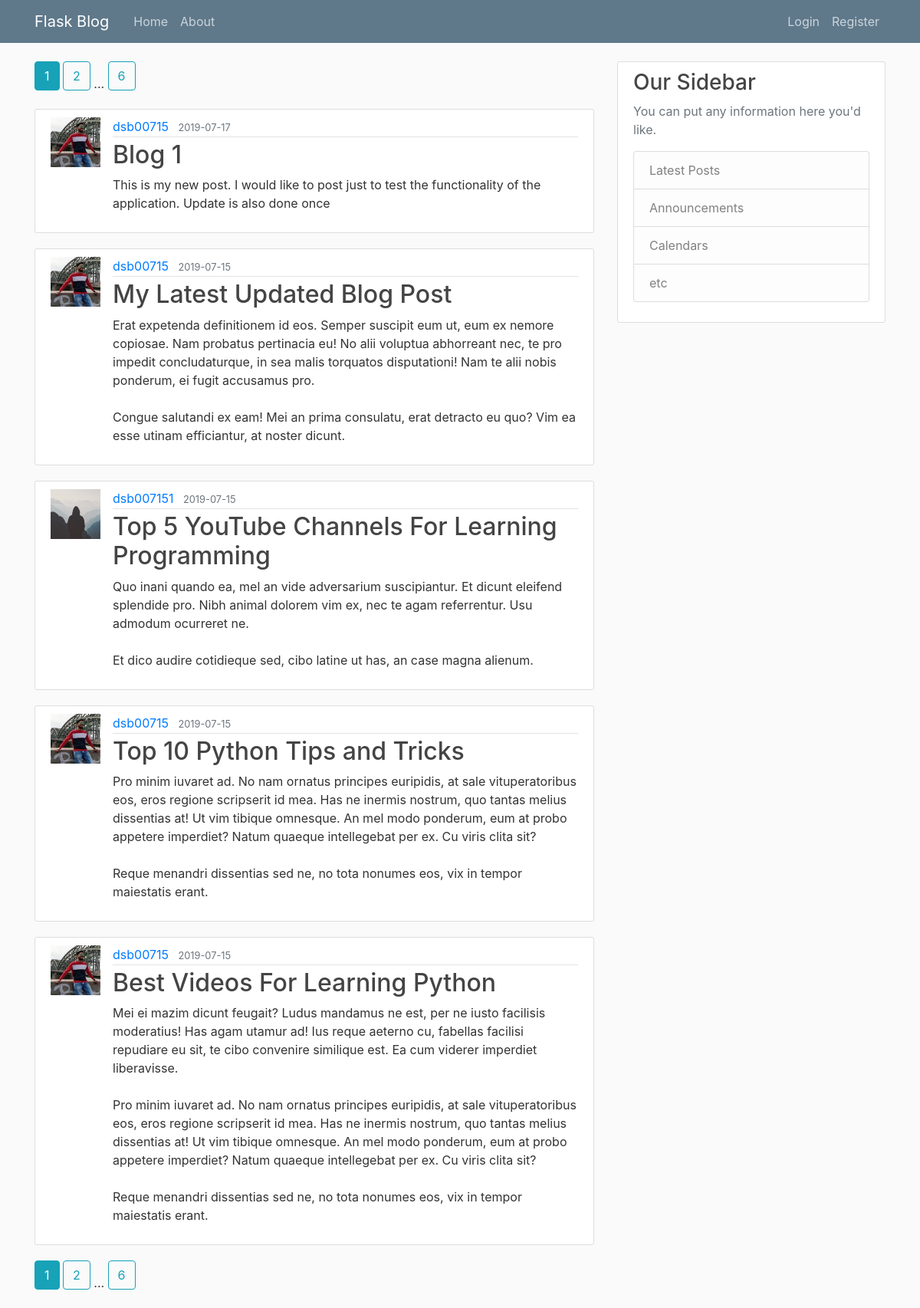
Page /home on the earlier database version.
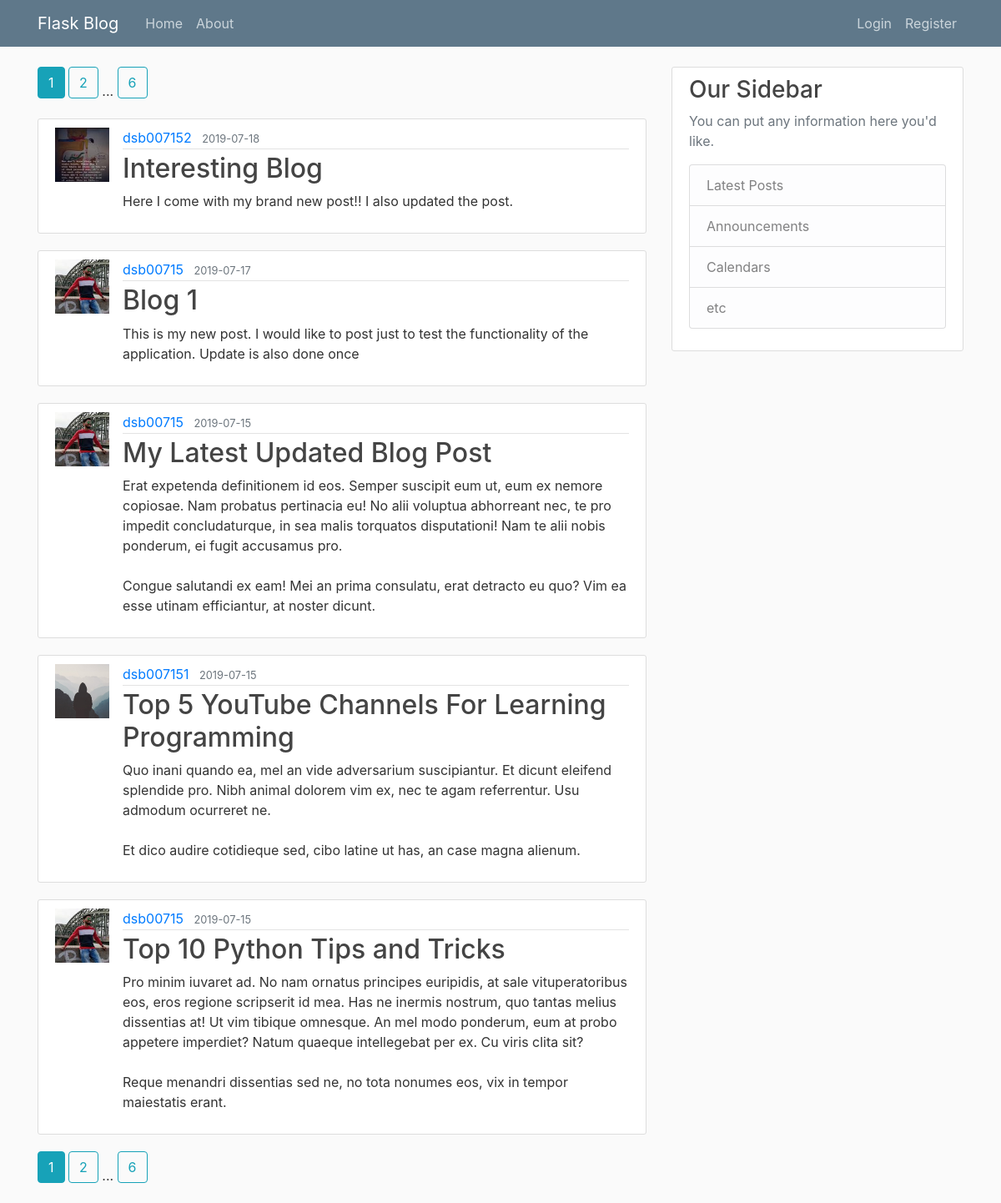
Same page on the later database version.
### app/models.py (models this page shows, shortened)
class Post(_db.Model):
    id = _db.Column(_db.Integer, primary_key=True)
    title = _db.Column(_db.String(100), nullable=False)
    date_posted = _db.Column(_db.DateTime, nullable=False, default=datetime.utcnow)
    content = _db.Column(_db.Text, nullable=False)
    user_id = _db.Column(_db.Integer, _db.ForeignKey('user.id'), nullable=False)

class User(_db.Model, UserMixin):
    id = _db.Column(_db.Integer, primary_key=True)
    username = _db.Column(_db.String(20), unique=True, nullable=False)
    email = _db.Column(_db.String(120), unique=True, nullable=False)
    image_file = _db.Column(_db.String(20), default='default.jpg')
    password = _db.Column(_db.String(60), nullable=False)
    posts = _db.relationship('Post', backref='author', lazy=True)

### app/main/routes.py (the view)
@main.route('/')
@main.route('/home')
def home_page():
    page = request.args.get('page', 1, type=int)
    posts = Post.query.order_by(Post.date_posted.desc()).paginate(page=page, per_page=5)
    return render_template('home.html', posts=posts)

### app/templates/home.html
<!DOCTYPE html>
{% extends "layout.html" %}
{% block content %}
    {% include "pagination.html" %}
    {% for post in posts.items %}
        <article class="media content-section">
            <img class="rounder-circle article-img"
                 src="{{ url_for('static', filename='profile_pics/' + post.author.image_file) }}" alt="">
            <div class="media-body">
                <div class="article-metadata">
                    <a class="mr-2" href="{{ url_for('users.user_post', username=post.author.username) }}">{{ post.author.username }}</a>
                    <small class="text-muted">{{ post.date_posted.strftime('%Y-%m-%d') }}</small>
                </div>
                <h2><a class="article-title" href="{{ url_for('posts.post', post_id=post.id) }}">{{ post.title }}</a></h2>
                <p class="article-content">{{ post.content }}</p>
            </div>
        </article>
    {% endfor %}
    {% include "pagination.html" %}
{% endblock content %}

Differences in the rows shown:
no longer on this page (row unchanged): Post: image_file (picture), author.username "dsb00715", date_posted "2019-07-15", title "Best Videos For Learning Python", content "Mei ei mazim dicunt feugait? Ludus mandamus ne est, per ne iusto facilisis moderatius! Has agam utamur ad! Ius reque aeterno cu, fabellas facilisi repudiare eu sit, te cibo convenire similique est. Ea cum viderer imperdiet liberavisse. Pro minim iuvaret ad. No nam ornatus principes euripidis, at sale vituperatoribus eos, eros regione scripserit id mea. Has ne inermis nostrum, quo tantas melius dissentias at! Ut vim tibique omnesque. An mel modo ponderum, eum at probo appetere imperdiet? Natum quaeque intellegebat per ex. Cu viris clita sit? Reque menandri dissentias sed ne, no tota nonumes eos, vix in tempor maiestatis erant."
added Post: image_file (picture), author.username "dsb007152", date_posted "2019-07-18", title "Interesting Blog", content "Here I come with my brand new post!! I also updated the post."
